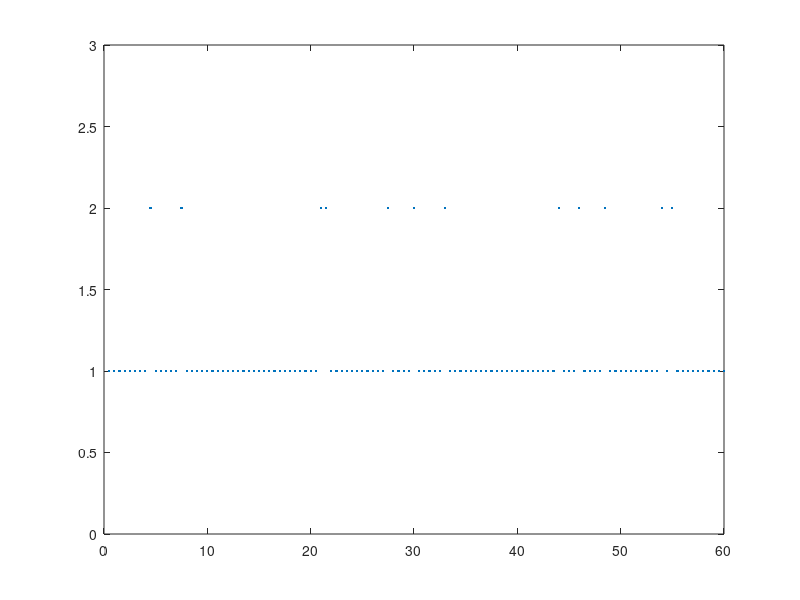

Write the MATLAB code that produced this figure. (Note: this script raises an error after producing the figure.)
% based upon:
% McCollum, Mason, Abbey Manning, Philip T. R. Bender, Benjamin Z. Mendelson, and Charles T. Anderson. “Cell-Type-Specific Enhancement of Deviance Detection by Synaptic Zinc in the Mouse Auditory Cortex.” Proceedings of the National Academy of Sciences of the United States of America 121, no. 40 (October 2024): e2405615121. https://doi.org/10.1073/pnas.2405615121.

% 100 ms pulse width
% 5 ms cos ramp
% ISI/stim frequency 500 ms/2Hz
% Train length 60 sec

% 10% deviant tones
% 90% standard tones

% frequency: 8 and 16 kHz
% Intensity: 80 dB SPL


%% SET PARAMETERS
signalSavePath = 'C:\DATA\Charlie\sinewavePulseFiles\250kHzPulses\oddball'; %Folder for .signal files
fSampling = 250000; %sample rate for signal | samples / s | 250kHz is max dictated by the NI-DAQ
bitDepth = 16; %bit depth of DAQ (USB-6229 is 16-bit)
dither = true;
stimOnset = 3; %seconds | time of tone onset in signal
pulseLen = 100; %ms | duration of pure-tone (just pure-tone not entire signal)
ISI = 500; %ms
afterStim = 4000; %ms
rampType = 'sinSquared';
rampTime = 5; %ms
dB = '80';
stimLength = 60; %s
pctDeviantTones = 10;

pulseLen = pulseLen/1000;
rampTime = rampTime/1000;
afterStim = afterStim/1000;
ISI = ISI/1000;
pctDeviantTones = pctDeviantTones/100;


nTones = stimLength./ISI;
%% save params into struct for export
params.fSampling = fSampling;
params.bitDepth = bitDepth;
params.dither = dither;
params.stimOnset = stimOnset;
params.pulseLen = pulseLen;
params.ISI = ISI;
params.afterStim = afterStim;
params.rampType = rampType;
params.rampTime = rampTime;
params.dB = dB;
params.stimLength = stimLength;

%% make random stim sequence
% define standard and oddball frequencies (usually an octave apart)
% should exist in calibration data
freq = [7711 15422];

% standard tone is frequency index 1
stimVec = ones(1, nTones);
randloc = randsample(nTones, nTones*pctDeviantTones);
while min(randloc)<4
    randloc = randsample(nTones, nTones*pctDeviantTones);
end

% oddball is frequency index 2
stimVec(randloc) = 2;
randloc
% 20250519
% randloc = [12; 86; 82; 57; 61; 21; 9; 63; 8; 6; 118; 59];
%% visualize
close all
t_vis = [1:nTones]/(1/ISI);
plot(t_vis,stimVec,'.')
ylim([0 3])

%% Add constraint: minimum of number of replicates below a certain time between oddball tones
% show distribution of time between oddball stimuli for different oddball
% stimulus trains
close all
min_rep = 8; %minimum number of tones
min_diff_min_rep = 5; %minimum time between oddball tones
n_variants = 12; %number of oddball train stimuli variations
min_median = 2; %seconds | minimum median time diff between oddball


% for rep = 1:3
    figure;
    randlocs = [];
    oddballdiffs = [];
    for i = 1:n_variants
        stimVec_iter = ones(1, nTones);
        randloc_iter = randsample(nTones, nTones*pctDeviantTones);
        while min(randloc_iter)<4
            randloc_iter = randsample(nTones, nTones*pctDeviantTones);
        end
        oddball_diff_iter = diff(sort(t_vis(randloc_iter)));
        randlocs = [randlocs randloc_iter];
        oddballdiffs = [oddballdiffs; oddball_diff_iter];
    end

    % ENFORCE constraints
    while ~all(groupcounts(findgroups(oddballdiffs(oddballdiffs<min_diff_min_rep)))>min_rep) || ~all(median(oddballdiffs,2)>min_median)
        randlocs = [];
        oddballdiffs = [];
        for i = 1:n_variants
            stimVec_iter = ones(1, nTones);
            randloc_iter = randsample(nTones, nTones*pctDeviantTones);
            while min(randloc_iter)<4
                randloc_iter = randsample(nTones, nTones*pctDeviantTones);
            end
            oddball_diff_iter = diff(sort(t_vis(randloc_iter)));
            randlocs = [randlocs randloc_iter];
            oddballdiffs = [oddballdiffs; oddball_diff_iter];
        end
    end

    % histogram(oddballdiffs(:),20)
    histogram(oddballdiffs(:),[0:0.5:22])
    
    ylabel('count')
    xlabel('time between oddball stimulus (s)')
    title({['number of trains: ' num2str(n_variants)],['stim len: ' num2str(stimLength) ' s | ISI: ' num2str(ISI) ' s']})
    % saveas(gcf,['~/Downloads/oddball_time_between_stim_' num2str(rep) '.png'])
    % saveas(gcf,['~/Downloads/oddball_time_between_stim_min_rep-' num2str(min_rep) '_minDiff-' num2str(min_diff_min_rep) '_' num2str(rep) '.png'])

    % create stimVec for each oddball stimulus train and plot
    % each column of randlocs contains oddball location in stimVec
    stimVec = ones(n_variants, nTones);
    figure;
    for i = 1:n_variants
        stimVec(i,randlocs(:,i)) = 2;
        plot((stimVec(i,:)==2)*i,'O')
        hold on
    end


% end

% minimum median difference between oddball stimuli:
% min_median = 2; %seconds
% all(median(oddballdiffs,2)>min_median)

%% Alternative/optional constraint: minimum percentage of stimuli over some time difference between oddball tones 
% show distribution of time between oddball stimuli for 10 different stims [over x seconds at least x percent]
close all
min_time = 5;
% min_pct = 0.333;
min_pct = 0.45;


% (sum(oddballdiffs(:)>min_time)/nTones)<min_pct

% for rep = 1:4
    figure;
    % oddball_diff = diff(sort(t_vis(randloc)));
    randlocs = [];
    oddballdiffs = [];
    for i = 1:n_variants
        stimVec_iter = ones(1, nTones);
        randloc_iter = randsample(nTones, nTones*pctDeviantTones);
        while min(randloc_iter)<4
            randloc_iter = randsample(nTones, nTones*pctDeviantTones);
        end
        oddball_diff_iter = diff(sort(t_vis(randloc_iter)));
        randlocs = [randlocs randloc_iter];
        oddballdiffs = [oddballdiffs; oddball_diff_iter];
    end

    % ENFORCE constraints
    while (sum(oddballdiffs(:)>min_time)/nTones)<min_pct || ~all(median(oddballdiffs,2)>min_median)
        randlocs = [];
        oddballdiffs = [];
        for i = 1:n_variants
            stimVec_iter = ones(1, nTones);
            randloc_iter = randsample(nTones, nTones*pctDeviantTones);
            while min(randloc_iter)<4
                randloc_iter = randsample(nTones, nTones*pctDeviantTones);
            end
            oddball_diff_iter = diff(sort(t_vis(randloc_iter)));
            randlocs = [randlocs randloc_iter];
            oddballdiffs = [oddballdiffs; oddball_diff_iter];
        end
    end

    % histogram(oddballdiffs(:),20)
    histogram(oddballdiffs(:),[0:0.5:22])
    
    ylabel('count')
    xlabel('time between oddball stimulus (s)')
    title({['number of trains: ' num2str(n_variants)],['stim len: ' num2str(stimLength) ' s | ISI: ' num2str(ISI) ' s']})
    % saveas(gcf,['~/Downloads/oddball_time_between_stim_' num2str(rep) '.png'])
    % saveas(gcf,['~/Downloads/oddball_time_between_stim_min_time-' num2str(min_time) '_minpct-' num2str(min_pct) '_' num2str(rep) '.png'])
   
    % create stimVec for each oddball stimulus train and plot
    % each column of randlocs contains oddball location in stimVec
    stimVec = ones(n_variants, nTones);
    figure;
    for i = 1:n_variants
        stimVec(i,randlocs(:,i)) = 2;
        plot((stimVec(i,:)==2)*i,'O')
        hold on
    end
% end

%% create pure-tones with onset/offset mask

tPulse = 0:1/fSampling:pulseLen-(1/fSampling);
%create pulse for each frequency
tones = sin(2.*pi.*freq'.*tPulse);

%ramp mask for a single pulse of length pulseLen for each frequency
if strcmp(rampType,'linear')
    
    toneRampMask = [linspace(0,1,(rampTime)*fSampling) ... %ramp up
        ones(1,((pulseLen)-2*(rampTime))*fSampling)... %stim
        linspace(1,0,(rampTime)*fSampling)]; %ramp down

elseif strcmp(rampType,'sinSquared')
    f = 1/rampTime;
    f = 0.25*f; %first quarter of sin(x)^2 is ramp up
    
    toneRampMask = [sin(2*pi*f*tPulse(tPulse<rampTime)).^2 ... %ramp up
        ones(1,round((pulseLen-2*rampTime)*fSampling)) ... %stim
        cos(2*pi*f*tPulse(tPulse<rampTime)).^2]; %ramp down
end

%scale tones for each frequency by ramp mask
rampMaskedTones = toneRampMask.*tones;

%% Load calibration file for gain needed to achieve desired dB for selected frequencies

[calFile,calFilPath] = uigetfile(...
    'C:\Data\Rig Software\speakerCalibration\calibrationOutput*.mat',...
    'Load inverse filter calibration file for respective frequencies');
calS = load([calFilPath calFile]);
calSname = fieldnames(calS);
calSname = calSname{1};
uMicCalV = mean(calS.(calSname).micCalV);

%% get gain values for tones and gain tones

gainf = zeros(1,length(freq));

for f = 1:length(freq)
    idx = cell2mat(cellfun(@(c) strcmp(c,string(freq(f))),calS.calibration_oscopeFile.TgainSet.sound_ID,'uni',0));
    gainf(f) = calS.calibration_oscopeFile.TgainSet.(['lvl_' dB '_dB'])(idx);
end

gainedRampMaskedTones = gainf'.*rampMaskedTones;

%% make stim sequence with gained tones
% stimVec contains sequence of tone indices (either oddball or standard)
% standard is frequency index 1
% oddball is frequency index 2
% this creates actual sound stimulus train by concatenating gained and
% onset-ramped pure tones based upon stimVec sequence
if size(stimVec,1)==1
    % set pre-stim
    addvec = zeros(1,stimOnset*fSampling);
    % add each tone in sequence w/ ISI
    for stimpos = 1:length(stimVec)
        addvec = cat(2,addvec,[gainedRampMaskedTones(stimVec(stimpos),:) zeros(1,((ISI)-(pulseLen))*fSampling)]);
    end
    % add time after stim
    y = cat(2,addvec,zeros(1,afterStim*fSampling));
else
    y = [];
    for variant = 1:n_variants
        % set pre-stim
        addvec = zeros(1,stimOnset*fSampling);
        % add each tone in sequence w/ ISI
        for stimpos = 1:length(stimVec)
            addvec = cat(2,addvec,[gainedRampMaskedTones(stimVec(stimpos),:) zeros(1,((ISI)-(pulseLen))*fSampling)]);
        end
        % add time after stim
        y = cat(1,y,cat(2,addvec,zeros(1,afterStim*fSampling)));
    end
end

%% look at stim

if size(stimVec,1)==1
    tStim = 0:1/fSampling:length(y)/fSampling-(1/fSampling);
    plot(tStim,y)
else
    tStim = 0:1/fSampling:size(y,2)/fSampling-(1/fSampling);
    plot(tStim,y(1,:))
end

%% make stim SignalObject file for Ephus

if size(y,1)==1
    %quantize and dither
    y = quantize_dither(y, bitDepth, dither);
    
    tonename = ['oddball_' num2str(freq(2)) 'Hz_std_' num2str(freq(1)) 'Hz_'...
        dB 'dB_' ...
        num2str(ISI*1000) 'msISI_' ...
        num2str(pulseLen*1000) 'msPulse_' ...
        num2str(stimOnset) 'sOnset_' ...           
        num2str(afterStim*1000) 'msAfterTrain_' ...
        rampType 'Ramp' ...
        num2str(rampTime*1000) 'ms_' ...
        num2str(length(y)/fSampling) 'sTotal_Fs' ...
        num2str(fSampling/1000) 'kHz'];
    
    so = signalobject('type','literal','name',tonename,...
        'length',length(y)/fSampling,'sampleRate',fSampling,'signal',y);
    S.signal = so;
    saveCompatible(fullfile(signalSavePath, [get(so, 'Name'), '.signal']), '-struct', 'S');
else
    for variant = 1:n_variants
        %quantize and dither
        y_sig = quantize_dither(y(variant,:), bitDepth, dither);
        
        tonename = ['oddball_' num2str(freq(2)) 'Hz_std_' num2str(freq(1)) 'Hz_'...
            dB 'dB_' ...
            num2str(ISI*1000) 'msISI_' ...
            num2str(pulseLen*1000) 'msPulse_' ...
            num2str(stimOnset) 'sOnset_' ...           
            num2str(afterStim*1000) 'msAfterTrain_' ...
            rampType 'Ramp' ...
            num2str(rampTime*1000) 'ms_' ...
            num2str(length(y_sig)/fSampling) 'sTotal_Fs' ...
            num2str(fSampling/1000) 'kHz_' num2str(variant)];
        
        so = signalobject('type','literal','name',tonename,...
            'length',length(y_sig)/fSampling,'sampleRate',fSampling,'signal',y_sig);
        S.signal = so;
        saveCompatible(fullfile(signalSavePath, [get(so, 'Name'), '.signal']), '-struct', 'S');
    end
end

%% optionally save parameters and stimVec
oddballs.params = params;
oddballs.stimVec = stimVec;
save(["./oddball_stim_" string(datetime("today")) ".mat"],"oddballs",'-mat')